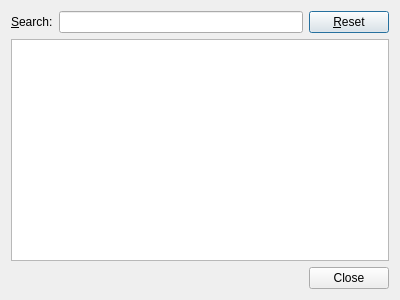
<?xml version="1.0" encoding="UTF-8"?>
<ui version="4.0">
 <class>LogDialog</class>
 <widget class="QDialog" name="LogDialog">
  <property name="geometry">
   <rect>
    <x>0</x>
    <y>0</y>
    <width>400</width>
    <height>300</height>
   </rect>
  </property>
  <property name="windowTitle">
   <string>TrayPost - Log</string>
  </property>
  <layout class="QVBoxLayout" name="verticalLayout">
   <item>
    <layout class="QHBoxLayout" name="horizontalLayout">
     <item>
      <widget class="QLabel" name="label">
       <property name="text">
        <string>&amp;Search:</string>
       </property>
       <property name="buddy">
        <cstring>lineEditSearch</cstring>
       </property>
      </widget>
     </item>
     <item>
      <widget class="QLineEdit" name="lineEditSearch"/>
     </item>
     <item>
      <widget class="QPushButton" name="buttonReset">
       <property name="text">
        <string>&amp;Reset</string>
       </property>
      </widget>
     </item>
    </layout>
   </item>
   <item>
    <widget class="QListWidget" name="listLog">
     <property name="uniformItemSizes">
      <bool>true</bool>
     </property>
    </widget>
   </item>
   <item>
    <widget class="QDialogButtonBox" name="buttonBox">
     <property name="orientation">
      <enum>Qt::Horizontal</enum>
     </property>
     <property name="standardButtons">
      <set>QDialogButtonBox::Close</set>
     </property>
    </widget>
   </item>
  </layout>
 </widget>
 <tabstops>
  <tabstop>listLog</tabstop>
  <tabstop>buttonBox</tabstop>
  <tabstop>lineEditSearch</tabstop>
  <tabstop>buttonReset</tabstop>
 </tabstops>
 <resources/>
 <connections>
  <connection>
   <sender>buttonBox</sender>
   <signal>accepted()</signal>
   <receiver>LogDialog</receiver>
   <slot>accept()</slot>
   <hints>
    <hint type="sourcelabel">
     <x>227</x>
     <y>272</y>
    </hint>
    <hint type="destinationlabel">
     <x>157</x>
     <y>274</y>
    </hint>
   </hints>
  </connection>
  <connection>
   <sender>buttonBox</sender>
   <signal>rejected()</signal>
   <receiver>LogDialog</receiver>
   <slot>reject()</slot>
   <hints>
    <hint type="sourcelabel">
     <x>316</x>
     <y>260</y>
    </hint>
    <hint type="destinationlabel">
     <x>286</x>
     <y>274</y>
    </hint>
   </hints>
  </connection>
 </connections>
</ui>
